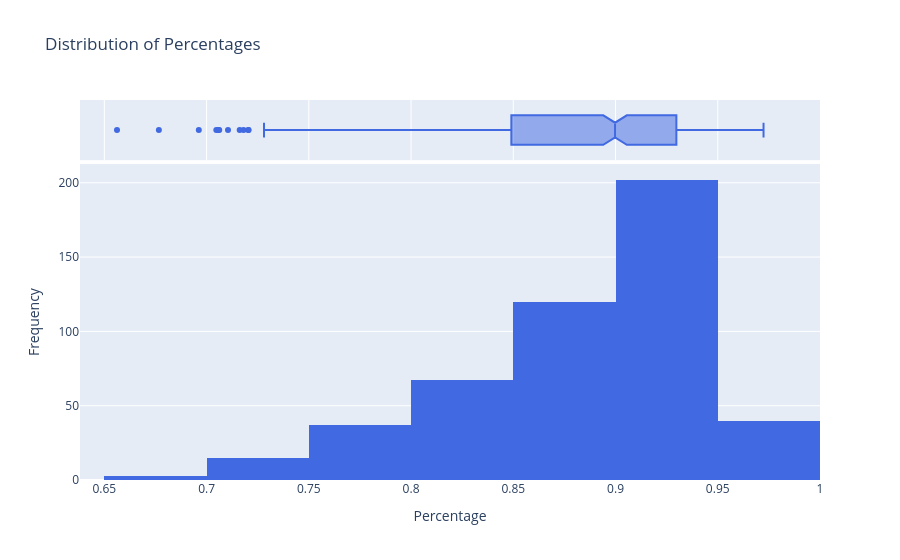
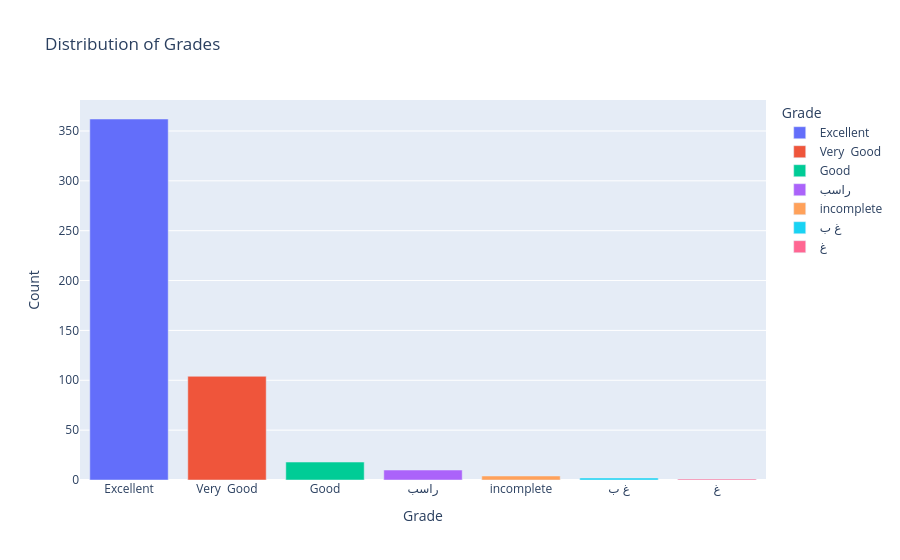

The code cell stored with these charts, in order, in its notebook:
### Code cell
import pandas as pd
import plotly.express as px

# Clean column names by removing newlines and trailing spaces
df.columns = df.columns.str.replace('\n', ' ').str.strip()

# ==========================================
# 1. Numerical Distribution (Histogram)
# ==========================================
# Convert the percentage column to numeric, forcing invalid parsing to NaN
df['النسبة'] = pd.to_numeric(df['النسبة'], errors='coerce')

# Create an interactive histogram
fig_num = px.histogram(
    df,
    x='النسبة',
    nbins=15,
    title='Distribution of Percentages',
    labels={'النسبة': 'Percentage'},
    marginal='box', # Adds a box plot above the histogram to show outliers
    color_discrete_sequence=['royalblue']
)

# Update layout for better readability
fig_num.update_layout(yaxis_title='Frequency')
fig_num.show()

# ==========================================
# 2. Categorical Distribution (Bar Chart)
# ==========================================
# Calculate frequencies first to sort the bars from highest to lowest
grade_counts = df['التقدير'].value_counts().reset_index()
grade_counts.columns = ['Grade', 'Count'] # Rename columns for the plot

# Create an interactive bar chart
fig_cat = px.bar(
    grade_counts,
    x='Grade',
    y='Count',
    title='Distribution of Grades',
    color='Grade', # Colors the bars based on the grade category
    #text_auto=True # Displays the exact count on top of each bar
)

# Show the plot
fig_cat.show()

### Figure 1 — Plotly figure (JSON) as saved in the notebook; plotly's stock layout.template omitted (floating-point values rounded to 4 significant figures; data arrays with more than 128 entries replaced by an {"elided": "..."} marker saying what was removed)
{"data": [{"bingroup": "x", "hovertemplate": "Percentage=%{x}<br>count=%{y}<extra></extra>", "legendgroup": "", "marker": {"color": "royalblue", "pattern": {"shape": ""}}, "name": "", "nbinsx": 15, "orientation": "v", "showlegend": false, "type": "histogram", "x": {"elided": "501 float values"}, "xaxis": "x", "yaxis": "y"}, {"hovertemplate": "Percentage=%{x}<extra></extra>", "legendgroup": "", "marker": {"color": "royalblue"}, "name": "", "notched": true, "showlegend": false, "type": "box", "x": {"elided": "501 float values"}, "xaxis": "x2", "yaxis": "y2"}], "layout": {"barmode": "relative", "legend": {"tracegroupgap": 0}, "title": {"text": "Distribution of Percentages"}, "xaxis": {"anchor": "y", "domain": [0, 1], "title": {"text": "Percentage"}}, "xaxis2": {"anchor": "y2", "domain": [0, 1], "matches": "x", "showgrid": true, "showticklabels": false}, "yaxis": {"anchor": "x", "domain": [0, 0.8316], "title": {"text": "Frequency"}}, "yaxis2": {"anchor": "x2", "domain": [0.8416, 1], "matches": "y2", "showgrid": false, "showline": false, "showticklabels": false, "ticks": ""}}}

### Figure 2 — Plotly figure (JSON) as saved in the notebook; plotly's stock layout.template omitted (floating-point values rounded to 4 significant figures)
{"data": [{"hovertemplate": "Grade=%{x}<br>Count=%{y}<extra></extra>", "legendgroup": "Excellent", "marker": {"color": "#636efa", "pattern": {"shape": ""}}, "name": "Excellent", "orientation": "v", "showlegend": true, "textposition": "auto", "type": "bar", "x": ["Excellent"], "xaxis": "x", "y": [362], "yaxis": "y"}, {"hovertemplate": "Grade=%{x}<br>Count=%{y}<extra></extra>", "legendgroup": "Very  Good", "marker": {"color": "#EF553B", "pattern": {"shape": ""}}, "name": "Very  Good", "orientation": "v", "showlegend": true, "textposition": "auto", "type": "bar", "x": ["Very  Good"], "xaxis": "x", "y": [104], "yaxis": "y"}, {"hovertemplate": "Grade=%{x}<br>Count=%{y}<extra></extra>", "legendgroup": "Good", "marker": {"color": "#00cc96", "pattern": {"shape": ""}}, "name": "Good", "orientation": "v", "showlegend": true, "textposition": "auto", "type": "bar", "x": ["Good"], "xaxis": "x", "y": [18], "yaxis": "y"}, {"hovertemplate": "Grade=%{x}<br>Count=%{y}<extra></extra>", "legendgroup": "راسب", "marker": {"color": "#ab63fa", "pattern": {"shape": ""}}, "name": "راسب", "orientation": "v", "showlegend": true, "textposition": "auto", "type": "bar", "x": ["راسب"], "xaxis": "x", "y": [10], "yaxis": "y"}, {"hovertemplate": "Grade=%{x}<br>Count=%{y}<extra></extra>", "legendgroup": "incomplete", "marker": {"color": "#FFA15A", "pattern": {"shape": ""}}, "name": "incomplete", "orientation": "v", "showlegend": true, "textposition": "auto", "type": "bar", "x": ["incomplete"], "xaxis": "x", "y": [4], "yaxis": "y"}, {"hovertemplate": "Grade=%{x}<br>Count=%{y}<extra></extra>", "legendgroup": "غ ب", "marker": {"color": "#19d3f3", "pattern": {"shape": ""}}, "name": "غ ب", "orientation": "v", "showlegend": true, "textposition": "auto", "type": "bar", "x": ["غ ب"], "xaxis": "x", "y": [2], "yaxis": "y"}, {"hovertemplate": "Grade=%{x}<br>Count=%{y}<extra></extra>", "legendgroup": "غ", "marker": {"color": "#FF6692", "pattern": {"shape": ""}}, "name": "غ", "orientation": "v", "showlegend": true, "textposition": "auto", "type": "bar", "x": ["غ"], "xaxis": "x", "y": [1], "yaxis": "y"}], "layout": {"barmode": "relative", "legend": {"title": {"text": "Grade"}, "tracegroupgap": 0}, "title": {"text": "Distribution of Grades"}, "xaxis": {"anchor": "y", "categoryarray": ["Excellent", "Very  Good", "Good", "راسب", "incomplete", "غ ب", "غ"], "categoryorder": "array", "domain": [0, 1], "title": {"text": "Grade"}}, "yaxis": {"anchor": "x", "domain": [0, 1], "title": {"text": "Count"}}}}
